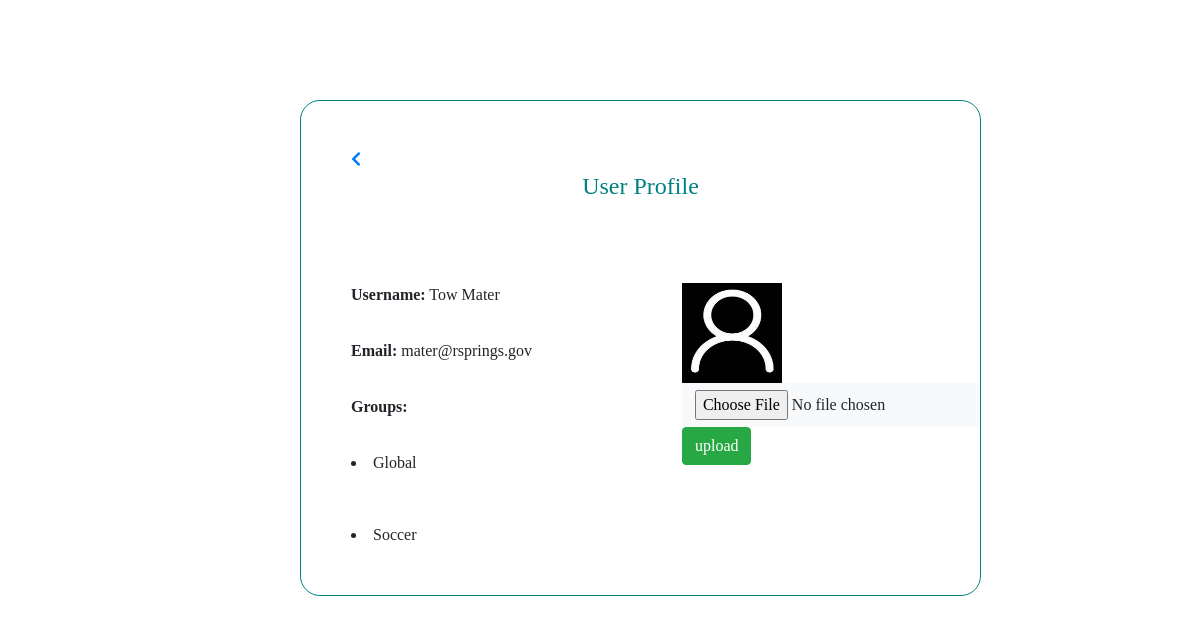
The page /userprofile.php (signed in) on the database its author committed.
### tables this page shows
CREATE TABLE `users` (
  `user_id` int(30) NOT NULL,
  `user_name` varchar(30) NOT NULL,
  `email_id` varchar(30) NOT NULL,
  `password` varchar(30) NOT NULL,
  `user_image` text NOT NULL,
  `posts` text,
  `comments` text NOT NULL
);

CREATE TABLE `groups` (
  `group_id` int(11) NOT NULL,
  `group_name` text NOT NULL,
  `owner_id` int(11) NOT NULL,
  `privacy` text NOT NULL
);

### userprofile.php (the view, shortened to what this page needs)
<!DOCTYPE html>
<html>
<head>
<link rel ="stylesheet" a href="css\uprofile.css">
<link rel="stylesheet" href="https://use.fontawesome.com/releases/v5.0.13/css/all.css"
>
<link rel="stylesheet" href="https://stackpath.bootstrapcdn.com/bootstrap/4.1.1/css/bootstrap.min.css"
>
</head>
<body>
<div>
<?php
    global $dbc;
    $mail = $_SESSION['email_id'];
      $user="SELECT user_name,user_id,user_image FROM `users` WHERE email_id = '$mail' ";
       $r_user= mysqli_query($dbc,$user);
       $row_user=mysqli_fetch_array($r_user);
       $user_name = $row_user['user_name'];
       $user_id = $row_user['user_id'];
       if($row_user['user_image']==""){
                $dp="";
                $dp=$dp."default.jpg";
              }
              else{
              	$dp =$row_user['user_image'];
              }
       $g_name = "SELECT groups.group_name FROM `groups` INNER JOIN `user_groups` where user_groups.user_id='$user_id' AND groups.group_id=user_groups.group_id AND groups.privacy='public'";
       $gn_result= mysqli_query($dbc,$g_name);
       $profile='';
       $profile=$profile."<div class='profilepage'>";
       $profile=$profile."<a style='margin-top:50px;margin-left:50px;' href=home.php <i class='fas fa-chevron-left' ></i></a>";
       $profile=$profile."<H4 style='text-align:center; color:teal; margin-top:0px;'>User Profile</H4><br>";
       $profile=$profile."<div id='aligns'>";
       $profile=$profile."<label>Username:</label>";
       $profile=$profile." $user_name<br><br>";
       $profile=$profile."<label>Email:</label>";
       $profile=$profile." $mail<br><br>";
       $profile=$profile."<label>Groups:</label><br><br>";
       while( $rowg= mysqli_fetch_array($gn_result)){
           $group_name=$rowg['group_name'];
       $profile=$profile."<li>$group_name</li><br><br>";
       }
       $profile=$profile."</div>";
       $profile=$profile."<div id='imgg'style='float:right';>";
       $profile=$profile."<img width='100' height='100' src ='img/$dp'>";
       $profile=$profile."<form method='POST' enctype='multipart/form-data'>";
       $profile=$profile."<input type='file' class='btn btn-light'name='img' value='choose'/><br>";
       $profile=$profile."<input type='submit' name='submit' class='btn btn-success' value='upload'/>";
       $profile=$profile."</form>";
       $profile=$profile."</div>";
       $profile=$profile."</div>";
       echo $profile;
?>
</body>
</html>

### css/uprofile.css (style rules this page uses)
.profilepage { border:1px solid teal; margin-left: 300px; margin-top: 100px; margin-right: 200px; margin-bottom: 300px; border-radius: 20px; position: fixed; font-family: Verdana; }
#aligns { margin-left: 50px; margin-top: 50px; float: left; }
label { font-weight: bold; }
#imgg { margin-left: 150px; margin-top: 50px; }

### rows shown on the page
users: user_name "Tow Mater"
groups: group_name "Global"
groups: group_name "Soccer"

### other values the page prints
$mail "mater@rsprings.gov"
